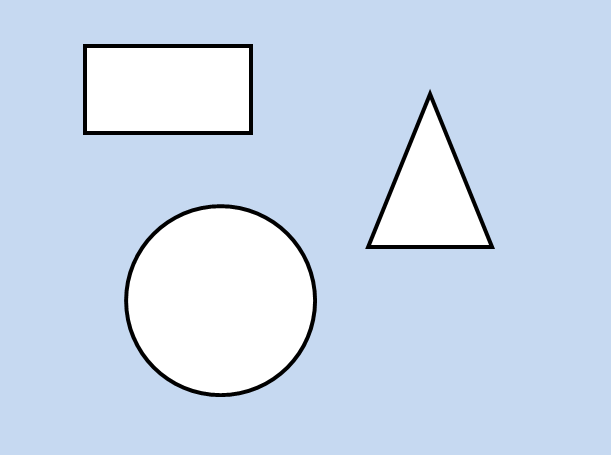
#> input picture vjezba14/oblici.png, 611 x 455 px
$ python 'Vjezba14-Vedran Milkovic.py'
#> lines starting #> are read from the running program, lines starting #| are printed output that depends on the picture
import cv2

try:
    img = cv2.imread('oblici.png')
#> img is the input picture: shape (455, 611, 3); mean B, G, R 238.1, 218.8, 203.6

    cv2.line(img, (368, 247), (368 + round((490 - 368) / 2), 92), (0, 0, 255), 5)
    cv2.line(img, (368 + round((490 - 368) / 2), 92), (490, 247), (0, 0, 255), 5)
    cv2.line(img, (368, 247), (490, 247), (0, 0, 255), 5)
    cv2.rectangle(img, (83, 45), (250, 134), (0, 255, 0), 5)
    cv2.circle(img, (220, 300), 95, (255, 0, 0), -1)
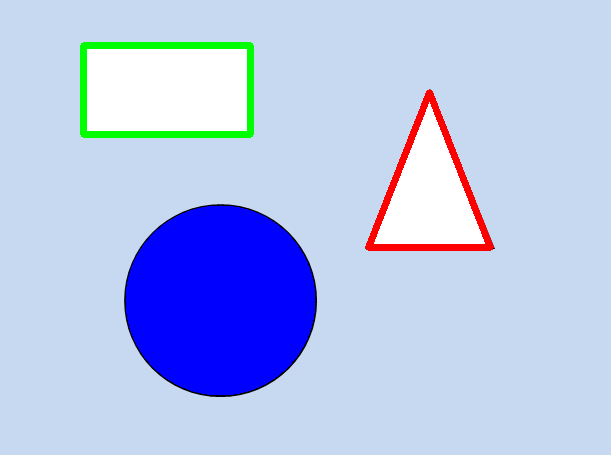
#> img: shape (455, 611, 3); mean B, G, R 236.9, 195.1, 179.6

    cv2.imshow('image', img)
    cv2.waitKey(0)
    cv2.destroyAllWindows()

except:
    print('Nepostojeća datoteka')


class slika():

    def __init__(self):
        self.img = cv2.imread('oblici.png')
        cv2.imshow('image', self.img)

    def trokut(self):
        cv2.line(self.img, (368, 247), (368 + round((490 - 368) / 2), 92), (0, 0, 255), 5)
        cv2.line(self.img, (368 + round((490 - 368) / 2), 92), (490, 247), (0, 0, 255), 5)
        cv2.line(self.img, (368, 247), (490, 247), (0, 0, 255), 5)
        cv2.imshow('image', self.img)
        cv2.waitKey(0)
        cv2.destroyAllWindows()

    def pravokutnik(self):
        cv2.rectangle(self.img, (83, 45), (250, 134), (0, 255, 0), 5)
        cv2.imshow('image', self.img)
        cv2.waitKey(0)
        cv2.destroyAllWindows()

    def krug(self):
        cv2.circle(self.img, (220, 300), 95, (255, 0, 0), -1)
        cv2.imshow('image', self.img)
        cv2.waitKey(0)
        cv2.destroyAllWindows()

import logging

logging.basicConfig(filename='zad5.log', filemode='w', format='%(message)s')
loger = logging.getLogger("")
try:
    vrijednost = int(input('Unesite težinu osobe:'))
#> the answer given: 3
    assert vrijednost > 0, 'Težina ne može biti manja od 0'
except AssertionError as AE:
    loger.warning(AE)
    print('Greška! Pogledajte log datoteku!')


class mikser_vode():
    toplina_vode = 0

    def hladna_voda(self):
        if self.toplina_vode == 0:
            self.toplina_vode = 1
        elif self.toplina_vode > 1:
            self.toplina_vode -= 1

    def topla_voda(self):
        if self.toplina_vode == 0:
            self.toplina_vode = 5
        elif self.toplina_vode < 5:
            self.toplina_vode += 1

    def zatvori(self):
        self.toplina_vode = 0
